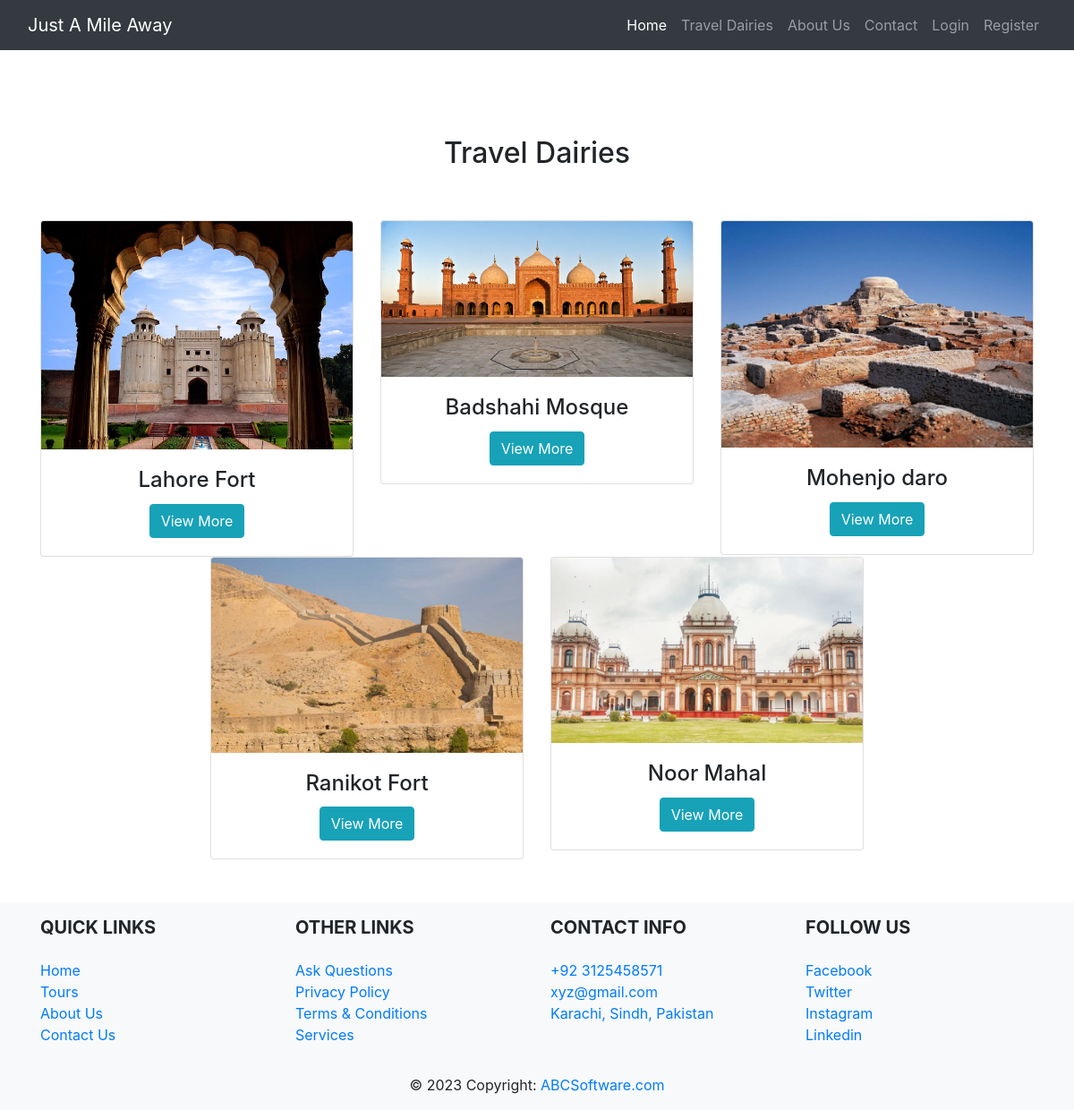
The app's page /tours.php with its own data.
### tables this page shows
CREATE TABLE `tours` (
  `t_ID` int(11) NOT NULL,
  `t_Name` varchar(50) NOT NULL,
  `t_Description` varchar(300) NOT NULL,
  `t_Image` varchar(100) NOT NULL
);

### tours.php (the view, shortened to what this page needs)
<!DOCTYPE html>
<html>
<head>
	<link rel="stylesheet" type="text/css" href="css/style.css">
	<link rel="stylesheet" href="https://cdn.jsdelivr.net/npm/bootstrap@4.6.1/dist/css/bootstrap.min.css">
</head>
<body>
	<?php include 'menu.php';
	?>
	<section>
		<div class="container py-5">
			<div class="py-5">
				<h2 class="text-center">Travel Dairies</h2>
			</div>
			<div class="row justify-content-center">
				<?php
				require 'servicesConfig.php';
				$query = "SELECT * FROM tours";
				$query_run = mysqli_query($connection, $query);
				$check_tour = mysqli_num_rows($query_run)>0;
				if($check_tour)
				{
					while($row = mysqli_fetch_array($query_run))
					{
						?>
						<div class="col-md-8 col-lg-6 col-xl-4 text-center">
							<div class="card text-black">
								<img src="images/<?php echo $row['t_Image']; ?>" class="card-img-top" alt="Tour Images">
								<div class="card-body";?>
									<div class="text-center">
										<h4 class="card-title" > <?php echo $row['t_Name']; ?> </h4>
									</div>
									<div>
										<div>
											<span><a class="btn btn-info" href="tour_details.php?t_ID=<?php echo $row['t_ID']; ?>">View More</a>
										</div>
									</div>
								</div>
							</div>
						</div>
						<?php
					}
				}
				else
				{
					echo "No Tours found";
				}
				?>
			</div>
		</div>
	</section>
	<?php include ('footer.php');
	?>
</body>
</html>

### css/style.css (style rules this page uses)
* { margin:0; padding:0; box-sizing:border-box; }

### records on screen
tours: t_Image (picture), t_Name "Lahore Fort"
tours: t_Image (picture), t_Name "Badshahi Mosque"
tours: t_Image (picture), t_Name "Mohenjo daro"
tours: t_Image (picture), t_Name "Ranikot Fort"
tours: t_Image (picture), t_Name "Noor Mahal"
